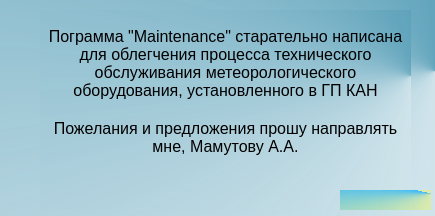
<?xml version="1.0" encoding="UTF-8"?>
<ui version="4.0">
 <class>AboutFrame</class>
 <widget class="QFrame" name="AboutFrame">
  <property name="geometry">
   <rect>
    <x>0</x>
    <y>0</y>
    <width>435</width>
    <height>216</height>
   </rect>
  </property>
  <property name="maximumSize">
   <size>
    <width>435</width>
    <height>216</height>
   </size>
  </property>
  <property name="windowTitle">
   <string>About</string>
  </property>
  <property name="windowIcon">
   <iconset>
    <normaloff>icons/icons8-settings-25.png</normaloff>icons/icons8-settings-25.png</iconset>
  </property>
  <property name="styleSheet">
   <string notr="true">background-color: qconicalgradient(cx:1, cy:0.329773, angle:0, stop:0.0227273 rgba(27, 124, 158, 192), stop:1 rgba(255, 255, 255, 255));</string>
  </property>
  <widget class="QTextBrowser" name="about">
   <property name="geometry">
    <rect>
     <x>40</x>
     <y>10</y>
     <width>371</width>
     <height>200</height>
    </rect>
   </property>
   <property name="maximumSize">
    <size>
     <width>371</width>
     <height>200</height>
    </size>
   </property>
   <property name="frameShape">
    <enum>QFrame::NoFrame</enum>
   </property>
   <property name="html">
    <string>&lt;!DOCTYPE HTML PUBLIC &quot;-//W3C//DTD HTML 4.0//EN&quot; &quot;http://www.w3.org/TR/REC-html40/strict.dtd&quot;&gt;
&lt;html&gt;&lt;head&gt;&lt;meta name=&quot;qrichtext&quot; content=&quot;1&quot; /&gt;&lt;style type=&quot;text/css&quot;&gt;
p, li { white-space: pre-wrap; }
&lt;/style&gt;&lt;/head&gt;&lt;body style=&quot; font-family:'MS Shell Dlg 2'; font-size:8.25pt; font-weight:400; font-style:normal;&quot;&gt;
&lt;p align=&quot;center&quot; style=&quot;-qt-paragraph-type:empty; margin-top:0px; margin-bottom:0px; margin-left:0px; margin-right:0px; -qt-block-indent:0; text-indent:0px;&quot;&gt;&lt;br /&gt;&lt;/p&gt;
&lt;p align=&quot;center&quot; style=&quot; margin-top:0px; margin-bottom:0px; margin-left:0px; margin-right:0px; -qt-block-indent:0; text-indent:0px;&quot;&gt;&lt;span style=&quot; font-size:12pt;&quot;&gt;Пограмма &amp;quot;Maintenance&amp;quot; старательно написана для облегчения процесса технического обслуживания метеорологического оборудования, установленного в ГП КАН&lt;/span&gt;&lt;/p&gt;
&lt;p align=&quot;center&quot; style=&quot;-qt-paragraph-type:empty; margin-top:0px; margin-bottom:0px; margin-left:0px; margin-right:0px; -qt-block-indent:0; text-indent:0px; font-size:12pt;&quot;&gt;&lt;br /&gt;&lt;/p&gt;
&lt;p align=&quot;center&quot; style=&quot; margin-top:0px; margin-bottom:0px; margin-left:0px; margin-right:0px; -qt-block-indent:0; text-indent:0px;&quot;&gt;&lt;span style=&quot; font-size:12pt;&quot;&gt;Пожелания и предложения прошу направлять мне, Мамутову А.А.&lt;/span&gt;&lt;/p&gt;&lt;/body&gt;&lt;/html&gt;</string>
   </property>
  </widget>
  <widget class="QLabel" name="ver">
   <property name="geometry">
    <rect>
     <x>340</x>
     <y>190</y>
     <width>91</width>
     <height>20</height>
    </rect>
   </property>
   <property name="styleSheet">
    <string notr="true">background-color: qconicalgradient(cx:1, cy:0.17, angle:135, stop:0 rgba(0, 169, 255, 182), stop:0.375 rgba(255, 255, 0, 69), stop:0.423533 rgba(251, 255, 0, 145), stop:0.45 rgba(247, 255, 0, 208), stop:0.477581 rgba(255, 244, 71, 130), stop:0.518717 rgba(255, 218, 71, 130), stop:0.55 rgba(255, 255, 0, 255), stop:0.57754 rgba(255, 203, 0, 130), stop:0.625 rgba(255, 255, 0, 69), stop:1 rgba(255, 255, 0, 69));</string>
   </property>
   <property name="text">
    <string/>
   </property>
   <property name="alignment">
    <set>Qt::AlignCenter</set>
   </property>
  </widget>
 </widget>
 <resources/>
 <connections/>
</ui>
